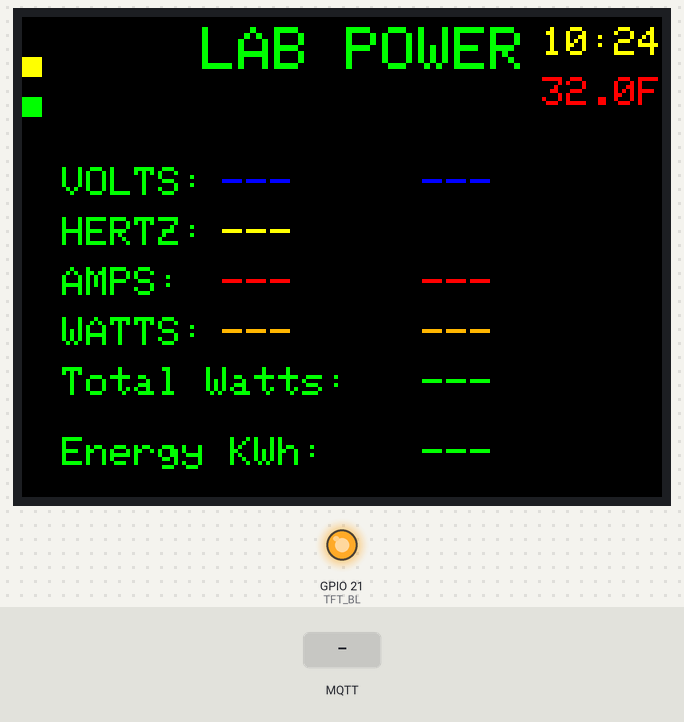
The sketch below on a simulated ESP32. On the bench: 320×240 colour display, output pins drawn as LEDs (lit = HIGH). The test bench sets the inputs (shaded band). WiFi joins after 1.5 s; servers stay silent unless stated; the local clock reads 2024-03-15 10:24:30 at power-on unless the sketch sets it; no MQTT or app messages arrive unless stated; what the sketch prints to the serial monitor is not drawn.

Above: at 2.68 s.
3.0 s: MQTT message "powermonitor/power_1" arrives on the first subscribed topic
At 3.53 s:
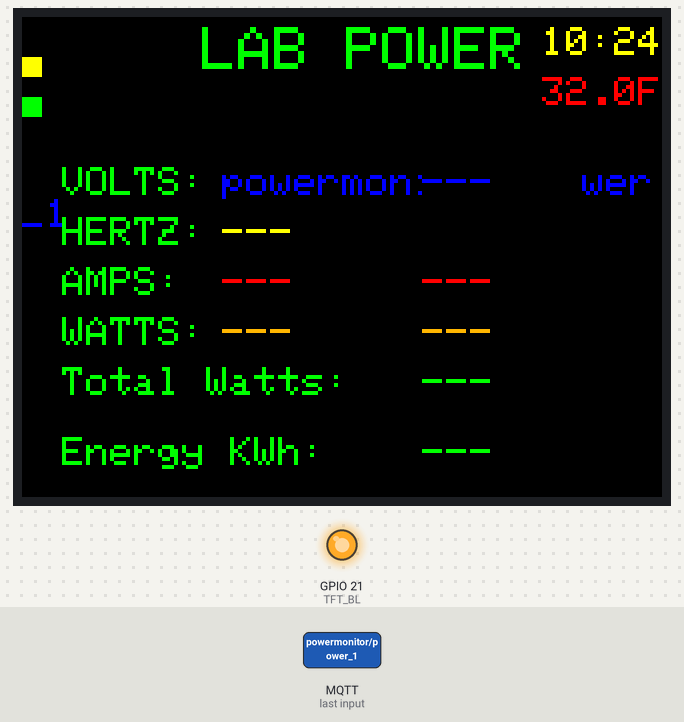
5.2 s: MQTT message "powermonitor/energy" arrives on the first subscribed topic
At 5.6 s:
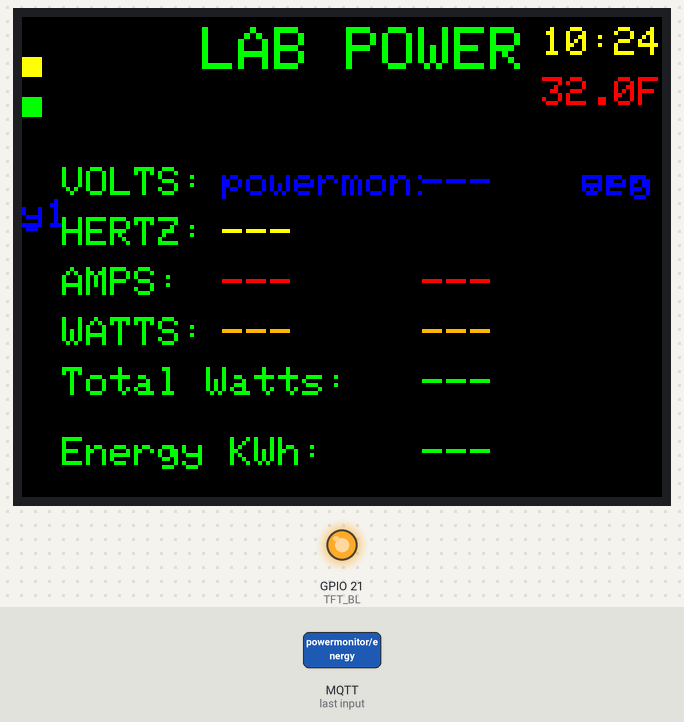
7.3 s: MQTT message "powermonitor/power_1" arrives on the second subscribed topic
At 7.67 s:
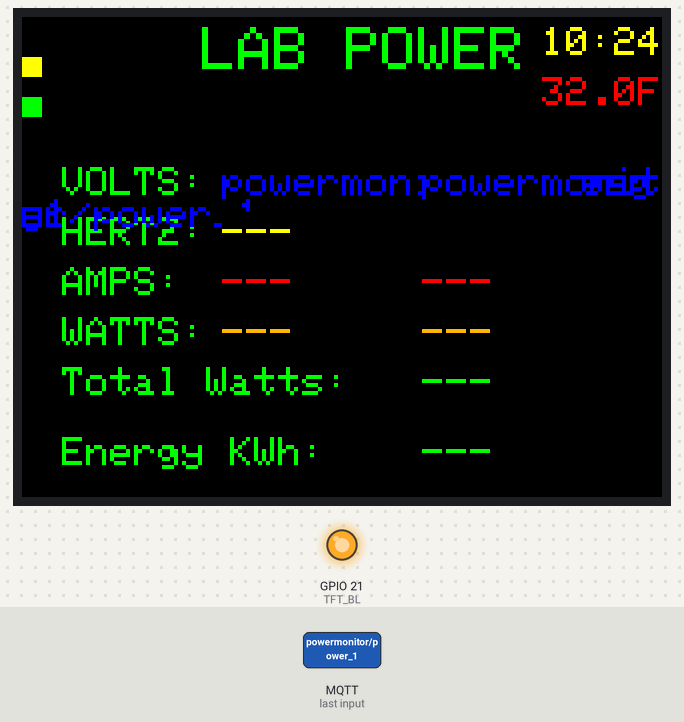
9.6 s: MQTT message "powermonitor/power_2" arrives on the first subscribed topic
11.9 s: MQTT message "powermonitor/power_1" arrives on the third subscribed topic
At 12.21 s:
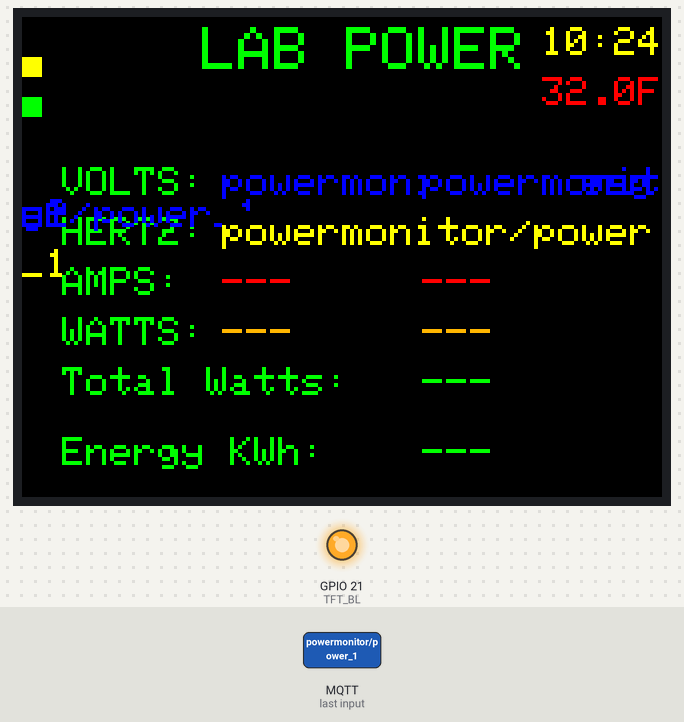
14.2 s: MQTT message "powermonitor/energy" arrives on the second subscribed topic
At 14.49 s:
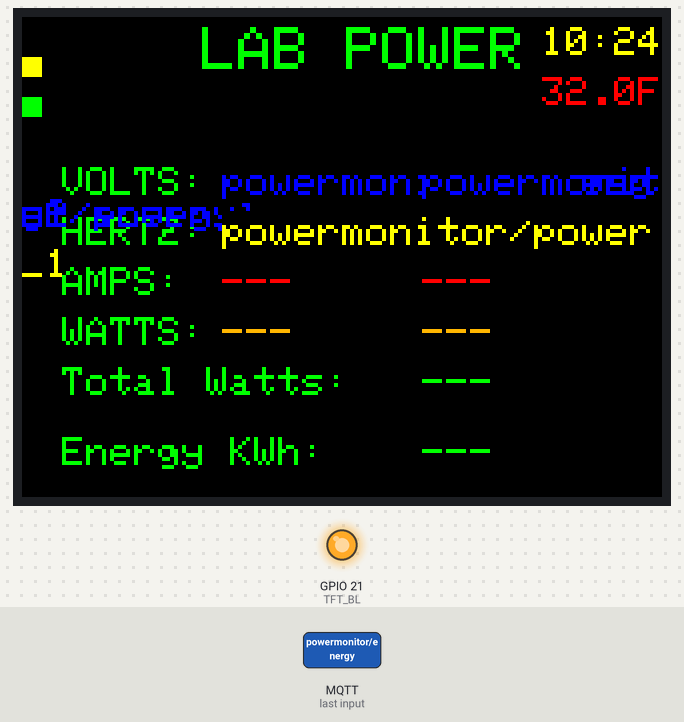

The sketch:

er_Display_Finial_copy_20260626133655_co_copy_20260803214727.ino
```cpp
//=====================================================================
// Project: Lab Power Monitor Display
// File: power_display_mqtt_tft.ino
//
// Author: Hylan
// Date: 2026-08-03
//
// Description:
// This sketch runs on an ESP32-based TFT display for a lab power monitor.
// It connects to Wi-Fi, subscribes to MQTT topics from the power monitor,
// and displays real-time electrical values including voltage, frequency,
// current, power, total watts, energy, and microcontroller temperature.
//
// The display also includes status indicators for Wi-Fi, MQTT activity,
// and a live clock synchronized with NTP time. Incoming MQTT messages are
// parsed in a callback and stored as strings for screen updates.
//
// Features:
// - Wi-Fi connection
// - MQTT subscribe and display updates
// - TFT_eSPI graphics output
// - Live time display using NTP
// - Microcontroller temperature readout
// - Connection and activity status indicators
//
// Hardware:
// - ESP32
// - TFT display using TFT_eSPI
// - MQTT broker on local network
// - Power monitor publishing sensor data
//=====================================================================

#include <WiFi.h>
#include <PubSubClient.h>
#include <TFT_eSPI.h>
#include <time.h>


// -------Time Clock setup-------
const int  TIMEZONE_OFFSET = -6;

// -------- WiFi --------
const char* ssid = "Hawkins WIFI";
const char* password = "1167Wedwards";

// -------- MQTT --------
const char* mqtt_server = "192.168.1.218";
WiFiClient espClient;
PubSubClient mqttClient(espClient);

// -------- Display Pins --------
// Change if your board uses different pins
#define TFT_CS   15
#define TFT_DC    2
#define TFT_RST   -1
#define TFT_BL    21

TFT_eSPI tft = TFT_eSPI();
//bool mqttActivity = false;
unsigned long lastMQTT = 0;
unsigned long mqttReconnects = 0;
unsigned long wifiReconnects = 0;


// -------- Values received from MQTT --------

String voltage1  = "---";
String voltage2  = "---";
String frequency = "---";
String current1   = "---";
String current2   = "---";
String power1     = "---";
String power2     = "---";
String energy     = "---";
String total      = "---";
String micro_temp = "---";

float microTemp = 0.00;

// =========================================
// MQTT Callback
// Runs whenever a message arrives
// =========================================

void callback(char* topic, byte* payload, unsigned int length)
{      // mqttActivity = true;
     lastMQTT = millis();
  //Serial.print("MQTT: ");
 // Serial.println(topic);
  String msg;

  for (int i = 0; i < length; i++)
  {
    msg += (char)payload[i];
  }

  if (String(topic) == "powermonitor/voltage_1")
    voltage1 = msg;

   if (String(topic) == "powermonitor/voltage_2")
    voltage2 = msg;

  if (String(topic) == "powermonitor/frequency")
    frequency = msg;

  if (String(topic) == "powermonitor/current_1")
    current1 = msg;

  if (String(topic) == "powermonitor/current_2")
    current2 = msg;

  if (String(topic) == "powermonitor/power_1")
    power1 = msg;

  if (String(topic) == "powermonitor/power_2")
    power2 = msg;
  if (String(topic) == "powermonitor/energy")
    energy = msg;
  if (String(topic) == "powermonitor/power_total")
    total = msg;
  if (String(topic) == "powermonitor/micro_temp")
    microTemp = msg .toFloat();

//Serial.print("Topic: ");
//Serial.print(topic);
//Serial.print("  Value:  ");
//Serial.println(msg);

}

// ============Reconnect MQTT=============================================

void reconnectMQTT()
{
  while (!mqttClient.connected())
  {
    Serial.println("Connecting MQTT...");

    if (mqttClient.connect("PowerDisplay_01","myuser","2N3904"))
    {
      Serial.println("MQTT Connected");

      mqttClient.subscribe("powermonitor/voltage_1");
      mqttClient.subscribe("powermonitor/voltage_2");
      mqttClient.subscribe("powermonitor/frequency");
      mqttClient.subscribe("powermonitor/current_1");
      mqttClient.subscribe("powermonitor/current_2");
      mqttClient.subscribe("powermonitor/power_1");
      mqttClient.subscribe("powermonitor/power_2");
      mqttClient.subscribe("powermonitor/energy");
      mqttClient.subscribe("powermonitor/power_total");
      mqttClient.subscribe("powermonitor/micro_temp");
    }
    else
    {
      Serial.print("Connect failed, state=");
      Serial.println(mqttClient.state());
      delay(1000);
    }
  }
}

// ==============DrawScreen=========================================================

void drawScreen()
{  //====== System Indicator flashes red every screen write==============
  tft.fillRect(0,5,10,10, TFT_RED);
  delay(50);
  tft.fillRect(0,5,10,10, TFT_BLACK);
  //==========WiFi status indictor is green when wifi is connected  red when lost========
  if (WiFi.status() == WL_CONNECTED)
  {
    tft.fillRect(0,40,10,10, TFT_GREEN);

  }
else
{
  tft.fillRect(0,40,10,10, TFT_RED);
}


 tft.setTextColor(TFT_BLUE);
  tft.setTextSize(2);

  String lastVoltage1="";
  if(voltage1 !=lastVoltage1)
  {tft.fillRect(100,73,80,20,TFT_BLACK);
  tft.setCursor(100,75);
  tft.print(voltage1);
  lastVoltage1=voltage1;
  }
 String lastVoltage2="";
  if(voltage2 !=lastVoltage2)
  {tft.fillRect(200,73,80,20,TFT_BLACK);
  tft.setCursor(200,75);
  tft.print(voltage2);
  lastVoltage2=voltage2;
  }
   tft.setTextColor(TFT_YELLOW);
  tft.setTextSize(2);
  String lastFrequency="";
  if(frequency !=lastFrequency)
  {tft.fillRect(100,97,80,20,TFT_BLACK);
  tft.setCursor(100,100);
  tft.print(frequency);
  lastFrequency=frequency;
  }

   tft.setTextColor(TFT_RED);
  tft.setTextSize(2);
 String lastCurrent1="";
  if(current1 !=lastCurrent1)
  {tft.fillRect(100,123,80,20,TFT_BLACK);
  tft.setCursor(100,125);
  tft.print(current1);
  lastCurrent1=current1;
  }

String lastCurrent2="";
  if(current2 !=lastCurrent2)
  {tft.fillRect(200,123,80,20,TFT_BLACK);
  tft.setCursor(200,125);
  tft.print(current2);
  lastCurrent2=current2;
  }

 tft.setTextColor(TFT_ORANGE);
  tft.setTextSize(2);

 String lastPower1="";
  if(power1 !=lastPower1)
  {tft.fillRect(100,143,80,20,TFT_BLACK);
  tft.setCursor(100,150);
  tft.print(power1);
  lastPower1=power1;
  }
String lastPower2="";
  if(power2 !=lastPower2)
  {tft.fillRect(200,143,80,20,TFT_BLACK);
  tft.setCursor(200,150);
  tft.print(power2);
  lastPower2=power2;
  }

 tft.setTextColor(TFT_GREEN);
  tft.setTextSize(2);

String lasttotal="";
  if(total !=lasttotal)
  {tft.fillRect(200,173,80,20,TFT_BLACK);
  tft.setCursor(200,175);
  tft.print(total);
  lasttotal=total;
  }

String lastenergy="";
  if(energy !=lastenergy)
  {tft.fillRect(200,208,80,20,TFT_BLACK);
  tft.setCursor(200,210);
  tft.print(energy);
  lastenergy=energy;
  }
// =====================MQTT Status display blue when recieving data yellow when no updates============
if (millis() - lastMQTT < 70)
{
  tft.fillRect(0,20,10,10, TFT_BLUE);
}
else
{
  tft.fillRect(0,20,10,10, TFT_YELLOW);
}
}

// ========================================= setup ===============================================================


void setup()
{
  Serial.begin(115200);
   pinMode(TFT_BL, OUTPUT);
   digitalWrite(TFT_BL, HIGH);
  SPI.begin(14, 12, 13, 15);
  tft.begin();
   tft.setRotation(3);
  Serial.print("Display ID = 0x");
  Serial.println(tft.readcommand8(0x04), HEX);
  Serial.println("TFT Started");

   tft.fillScreen(TFT_BLACK);


  tft.setTextColor(TFT_GREEN);
  tft.setTextSize(3);
  tft.setCursor(90,5);
  tft.println("LAB POWER");

  tft.setTextSize(2);
  tft.setCursor(20,75);
  tft.println("VOLTS: ");

  tft.setCursor(20,100);
  tft.println("HERTZ:");

  tft.setCursor(20,125);
  tft.println("AMPS:");

  tft.setCursor(20,150);
  tft.println("WATTS:");

  tft.setCursor(20,175);
  tft.println("Total Watts:");

  tft.setCursor(20,210);
  tft.println("Energy KWh:");

 Serial.print("Width = ");
  Serial.println(tft.width());
  Serial.print("Height = ");
  Serial.println(tft.height());


  WiFi.begin(ssid, password);

  while (WiFi.status() != WL_CONNECTED)
  {
    delay(500);
  }
// Central Time with automatic Daylight Saving Time
    configTime(-6 * 3600, 3600, "pool.ntp.org", "time.nist.gov");

    // Optional: wait until time has been obtained
    struct tm timeinfo;
    while (!getLocalTime(&timeinfo)) {
      delay(500);
    }
  mqttClient.setServer(mqtt_server, 1883);
  mqttClient.setCallback(callback);


}

// ========================================= Loop ===============================================
void loop()
{
  mqttClient.loop();
  if (!mqttClient.connected())
  {
    Serial.print("MQTT State = ");
    Serial.println(mqttClient.state());
    Serial.print("WiFi Status = ");
    Serial.println(WiFi.status());
    Serial.print("Time since last MQTT =");
    Serial.println(millis() - lastMQTT);
   mqttReconnects++;
    Serial.print("MQTT reconnect #");
    Serial.println(mqttReconnects);

    reconnectMQTT();
  }
if (WiFi.status() != WL_CONNECTED)
{
  wifiReconnects++;
  Serial.print("WiFi  reconnects #");
  Serial.println(wifiReconnects);

}
  drawScreen();

//wifi clock=======================================================================================
//ESP32 Wi-Fi Clock (HH:MM) for Lab Power Monitor

    struct tm timeinfo;

    if (getLocalTime(&timeinfo)) {

        char timeString[6];      // "HH:MM"
        strftime(timeString, sizeof(timeString), "%H:%M", &timeinfo);

        // Draw the time in the upper-right corner
        tft.setTextColor(TFT_YELLOW, TFT_BLACK);
        tft.setCursor(260, 5);      // Adjust for your display
        tft.print(timeString);

        float tempF = microTemp * 9.0 / 5.0 + 32.0;
        tft.setTextColor(TFT_RED, TFT_BLACK);
        tft.setCursor(260, 30);      // Adjust for your display
        tft.printf("%.1fF",tempF);

        // Draw your temperature just below the time
        // Example:
        // tft.setCursor(235, );
        // tft.printf("%.1fF", temperatureF);
    }


  //delay(500);
  delay(100);
}
```

Measured:
- after the input at 3.0 s, the display: first differs from a run without the input after 0.23 s (image 1 shows a later state)
- after the input at 5.2 s, the display: first changes after 0.10 s (image 2 shows a later state)
- after the input at 7.3 s, the display: first differs from a run without the input after 0.24 s (image 3)
- after the input at 11.9 s, the display: changes after 0.17 s (image 4)
- after the input at 14.2 s, the display: changes after 0.16 s (image 5)
